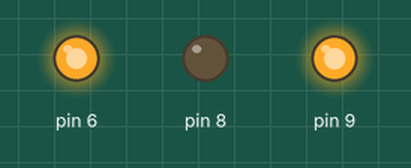
Recording of a sketch running on a simulated Arduino Uno, built with avr-gcc and run on an emulated ATmega328P. Parts: output pins drawn as LEDs (lit = HIGH).

Above: at 0.1 s.
Timing chart, 0 to 1.6 s (numbered marks = the images above):
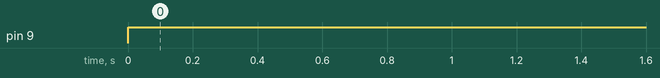

Measured:
- by itself, pin 9: LOW → HIGH at 0.00 s

The sketch:

modr.ino
```cpp
void setup() {

pinMode(6,OUTPUT);
pinMode(8,OUTPUT);
pinMode(9,OUTPUT);

analogWrite(6,250);

}

void loop() {

digitalWrite(8,LOW);
digitalWrite(9,HIGH);
}
```
